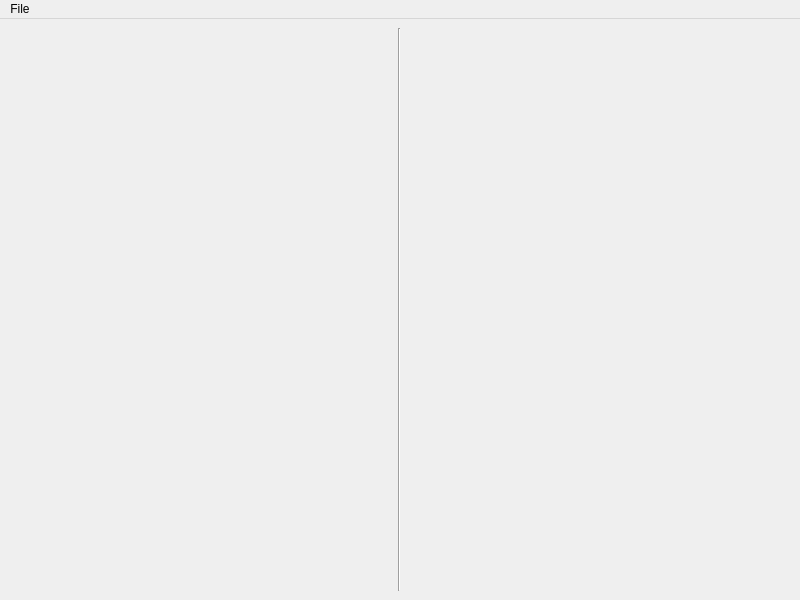
<?xml version="1.0" encoding="UTF-8"?>
<ui version="4.0">
 <class>MainWindow</class>
 <widget class="QMainWindow" name="MainWindow">
  <property name="geometry">
   <rect>
    <x>0</x>
    <y>0</y>
    <width>800</width>
    <height>600</height>
   </rect>
  </property>
  <property name="windowTitle">
   <string>MainWindow</string>
  </property>
  <widget class="QWidget" name="centralwidget">
   <layout class="QHBoxLayout" name="horizontalLayout_2">
    <item>
     <layout class="QHBoxLayout" name="layout">
      <item>
       <layout class="QVBoxLayout" name="sidebarSpace"/>
      </item>
      <item>
       <widget class="Line" name="divider">
        <property name="orientation">
         <enum>Qt::Vertical</enum>
        </property>
       </widget>
      </item>
      <item>
       <layout class="QVBoxLayout" name="displaySpace"/>
      </item>
     </layout>
    </item>
   </layout>
  </widget>
  <widget class="QMenuBar" name="menubar">
   <property name="geometry">
    <rect>
     <x>0</x>
     <y>0</y>
     <width>800</width>
     <height>22</height>
    </rect>
   </property>
   <widget class="QMenu" name="menuOptions">
    <property name="title">
     <string>File</string>
    </property>
    <addaction name="actionSpecifyDomain"/>
    <addaction name="actionSpecifyFilepaths"/>
    <addaction name="separator"/>
    <addaction name="actionManuallySelectImages"/>
    <addaction name="actionManuallySelectGPS"/>
   </widget>
   <addaction name="menuOptions"/>
  </widget>
  <action name="actionSpecifyDomain">
   <property name="text">
    <string>Specify Domain</string>
   </property>
  </action>
  <action name="actionSpecifyFilepaths">
   <property name="text">
    <string>Specify Filepaths</string>
   </property>
  </action>
  <action name="actionManuallySelectImages">
   <property name="text">
    <string>Manually Select Images</string>
   </property>
  </action>
  <action name="actionManuallySelectGPS">
   <property name="text">
    <string>Manually Select GPS Data</string>
   </property>
  </action>
 </widget>
 <resources/>
 <connections/>
</ui>
